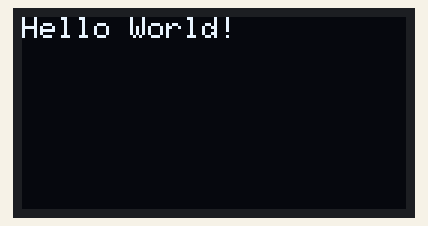
A sketch run on a simulated ESP8266 (Wemos D1 mini). Parts: 128×64 one-colour display. WiFi joins after 1.5 s; servers stay silent unless stated; the display library's start-up logo is not drawn; what the sketch prints to the serial monitor is not drawn.

Above: at 3.6 s.

The sketch:

OTAOLED.ino
```cpp
#include <ESP8266WiFi.h>
#include <ESP8266mDNS.h>
#include <WiFiUdp.h>
#include <ArduinoOTA.h>
#include <SPI.h>
#include <Wire.h>
#include <Adafruit_GFX.h>
#include <Adafruit_SSD1306.h>

#define SCREEN_WIDTH 128 // OLED display width, in pixels
#define SCREEN_HEIGHT 64 // OLED display height, in pixels

// Declaration for an SSD1306 display connected to I2C (SDA, SCL pins)
// The pins for I2C are defined by the Wire-library.
// On an arduino UNO:       A4(SDA), A5(SCL)
// On an arduino MEGA 2560: 20(SDA), 21(SCL)
// On an arduino LEONARDO:   2(SDA),  3(SCL), ...
#define OLED_RESET     -1 // Reset pin # (or -1 if sharing Arduino reset pin)
#define SCREEN_ADDRESS 0x3C ///< See datasheet for Address; 0x3D for 128x64, 0x3C for 128x32
Adafruit_SSD1306 display(SCREEN_WIDTH, SCREEN_HEIGHT, &Wire, OLED_RESET);

#ifndef STASSID
#define STASSID "#######"
#define STAPSK "##########"
#endif

const char* ssid = STASSID;
const char* password = STAPSK;

void otaHandlingDelay(unsigned long ms) {
  unsigned long start = millis();
  while (millis() - start < ms) {
    ArduinoOTA.handle();
    yield();
  }
}

void otaHandlingDelay(unsigned long ms);

void setup() {
  Serial.begin(115200);
  delay(10);

  // SSD1306_SWITCHCAPVCC = generate display voltage from 3.3V internally
  if(!display.begin(SSD1306_SWITCHCAPVCC, SCREEN_ADDRESS)) {
    Serial.println(F("SSD1306 allocation failed"));
    for(;;); // Don't proceed, loop forever
  }

  display.display();
  delay(2000); // Pause for 2 seconds

  // Clear the buffer
  display.clearDisplay();

  Serial.println("Booting");
  WiFi.mode(WIFI_STA);
  WiFi.begin(ssid, password);
  while (WiFi.waitForConnectResult() != WL_CONNECTED) {
    Serial.println("Connection Failed! Rebooting...");
    delay(500);
    ESP.restart();
  }

  // Port defaults to 8266
  // ArduinoOTA.setPort(8266);

  // Hostname defaults to esp8266-[ChipID]
  // ArduinoOTA.setHostname("myesp8266");

  // No authentication by default
  // ArduinoOTA.setPassword("admin");

  // Password can be set with it's md5 value as well
  // MD5(admin) = 21232f297a57a5a743894a0e4a801fc3
  // ArduinoOTA.setPasswordHash("21232f297a57a5a743894a0e4a801fc3");

  ArduinoOTA.onStart([]() {
    String type;
    if (ArduinoOTA.getCommand() == U_FLASH) {
      type = "sketch";
    } else {  // U_FS
      type = "filesystem";
    }

    // NOTE: if updating FS this would be the place to unmount FS using FS.end()
    Serial.println("Start updating " + type);
  });
  ArduinoOTA.onEnd([]() {
    Serial.println("\nEnd");
  });
  ArduinoOTA.onProgress([](unsigned int progress, unsigned int total) {
    Serial.printf("Progress: %u%%\r", (progress / (total / 100)));
  });
  ArduinoOTA.onError([](ota_error_t error) {
    Serial.printf("Error[%u]: ", error);
    if (error == OTA_AUTH_ERROR) {
      Serial.println("Auth Failed");
    } else if (error == OTA_BEGIN_ERROR) {
      Serial.println("Begin Failed");
    } else if (error == OTA_CONNECT_ERROR) {
      Serial.println("Connect Failed");
    } else if (error == OTA_RECEIVE_ERROR) {
      Serial.println("Receive Failed");
    } else if (error == OTA_END_ERROR) {
      Serial.println("End Failed");
    }
  });
  ArduinoOTA.begin();
  Serial.println("Ready");
  Serial.print("IP address: ");
  Serial.println(WiFi.localIP());
}

void loop() {
  ArduinoOTA.handle();

  display.clearDisplay();

  display.setTextSize(1);             // Normal 1:1 pixel scale
  display.setTextColor(SSD1306_WHITE);        // Draw white text
  display.setCursor(0,0);             // Start at top-left corner
  display.println(F("Hello World!"));

  display.display();

  otaHandlingDelay(5000);
}
```
